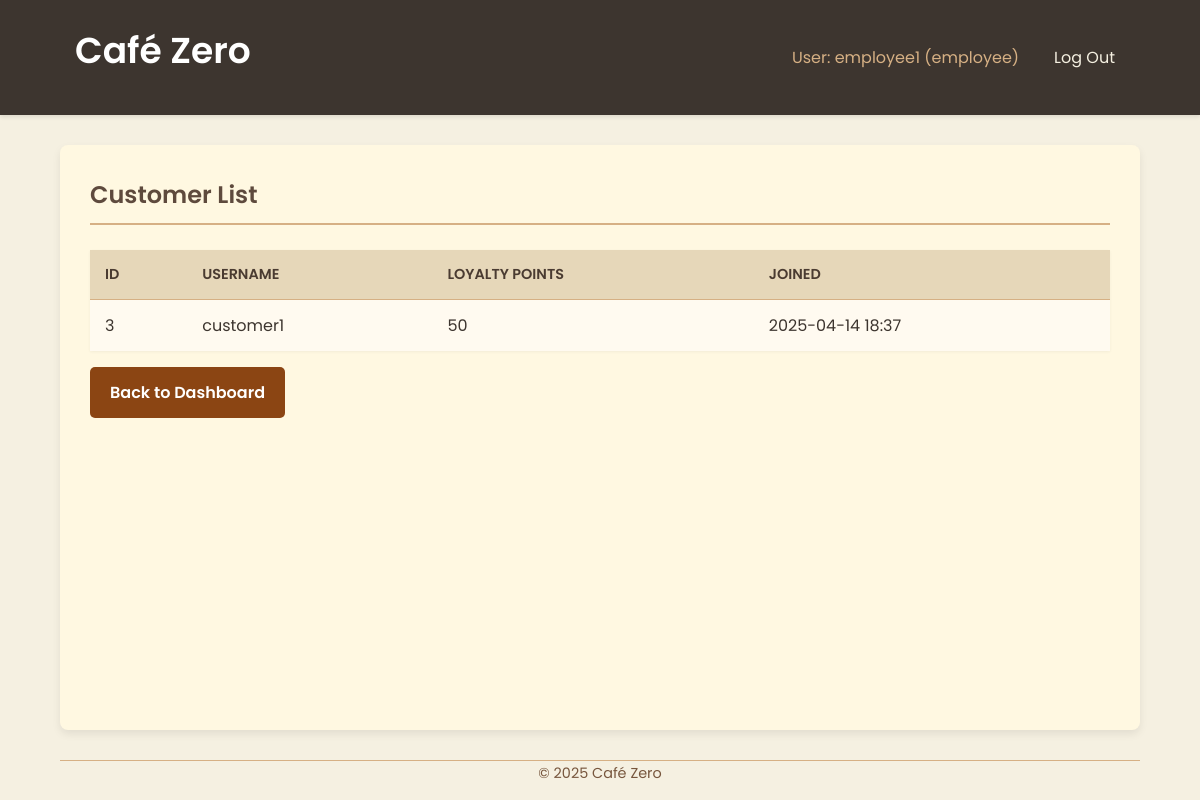
Before: /employee/customers (signed in) with the older database file.
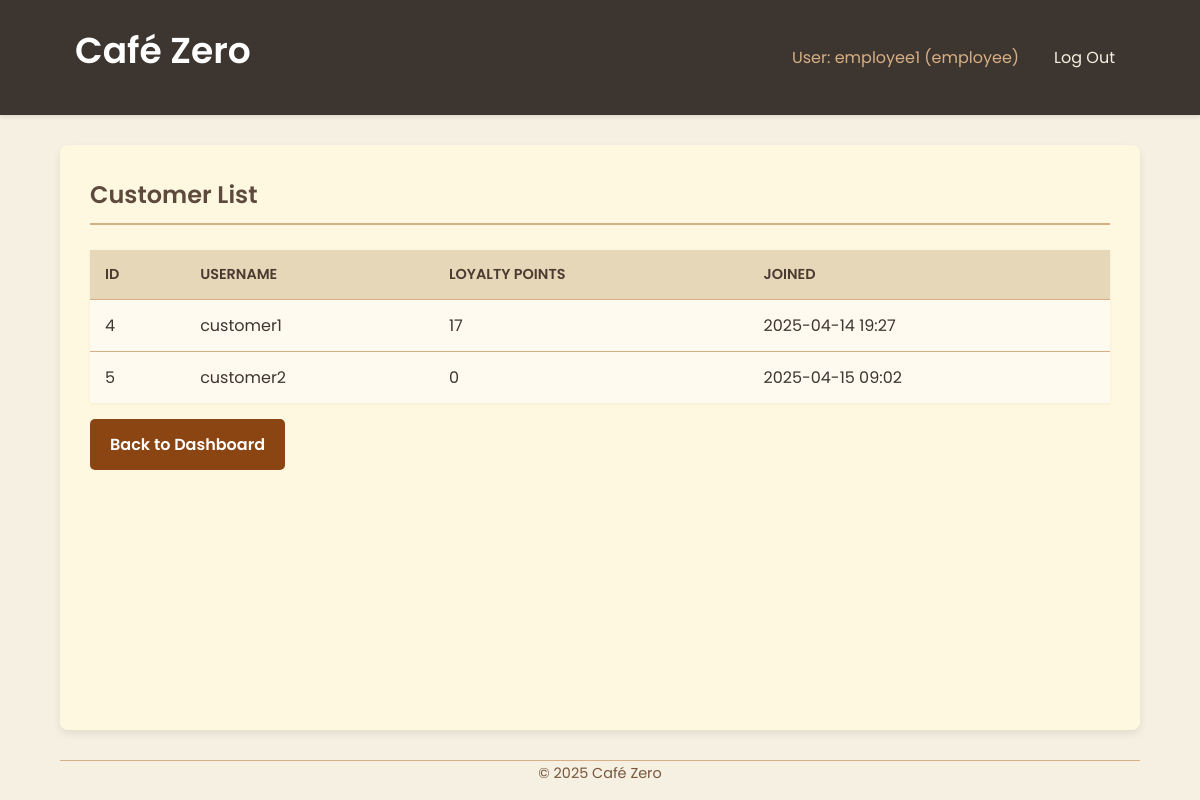
After: the same page with the newer database file.
### tables this page shows
CREATE TABLE users (
            id INTEGER PRIMARY KEY AUTOINCREMENT,
            username TEXT UNIQUE NOT NULL,
            password_hash TEXT NOT NULL,
            role TEXT NOT NULL CHECK(role IN ('customer', 'employee', 'admin')),
            loyalty_points INTEGER DEFAULT 0,
            created_at TIMESTAMP DEFAULT CURRENT_TIMESTAMP
        );

### app.py (the view)
@app.route('/employee/customers')
@login_required
@role_required('employee')
def employee_view_customers():
    customers = []
    db = get_db()
    if not db: return render_template('employee/view_customers.html', customers=[], error="Database connection failed")
    try:
        cursor = db.execute("""
            SELECT id, username, loyalty_points, created_at
            FROM users
            WHERE role = 'customer'
            ORDER BY username ASC
        """)
        customers = cursor.fetchall()
    except sqlite3.Error as e:
        print(f"DB Error fetching customers for employee: {e}")
        flash("Could not fetch customer list.", "danger")
    return render_template('employee/view_customers.html', customers=customers)

### app.py (called while the page is built)
def get_db():
    if 'db' not in g:
        try:
            g.db = sqlite3.connect(DATABASE)
            g.db.row_factory = sqlite3.Row # Return rows as dictionary-like objects
            print("Database connection opened.")
        except sqlite3.Error as e:
            print(f"Database connection error: {e}")
            flash("Database connection error. Please try again later.", "danger")
            g.db = None # Ensure db is None if connection failed
    return g.db

@app.context_processor
def inject_current_year():
    return {'current_year': datetime.datetime.now().year}

def login_required(f):
    @wraps(f)
    def decorated_function(*args, **kwargs):
        if 'user_id' not in session:
            flash('Please log in to access this page.', 'warning')
            return redirect(url_for('login'))
        return f(*args, **kwargs)
    return decorated_function

### templates/employee/view_customers.html (shortened to what this page needs)
{% extends 'base.html' %}
{% block content %}
  <h2>Customer List</h2>
  {% if customers %}
    <table>
      <thead>
        <tr>
          <th>ID</th>
          <th>Username</th>
          <th>Loyalty Points</th>
          <th>Joined</th>
          </tr>
      </thead>
      <tbody>
        {% for customer in customers %}
          <tr>
            <td>{{ customer['id'] }}</td>
            <td>{{ customer['username'] }}</td>
            <td>{{ customer['loyalty_points'] }}</td>
            <td>{{ customer['created_at'][:16].replace('T',' ') }}</td>
          </tr>
        {% endfor %}
      </tbody>
    </table>
  {% else %}
    <p>No customers found.</p>
  {% endif %}
  <p><a href="{{ url_for('employee_dashboard') }}" class="button-link mt-2">Back to Dashboard</a></p>
{% endblock %}

Changed rows visible on the page:
removed users: id "3", username "customer1", loyalty_points "50", created_at "2025-04-14 18:37"
added users: id "4", username "customer1", loyalty_points "17", created_at "2025-04-14 19:27"
added users: id "5", username "customer2", loyalty_points "0", created_at "2025-04-15 09:02"
